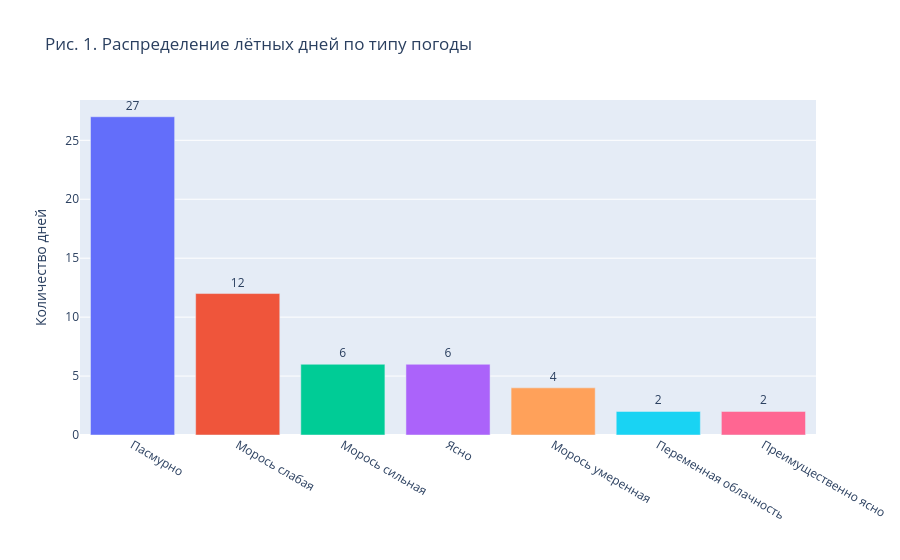

The cell this chart's notebook holds for it:
### Markdown cell above
### Обзор выборки и условий эксперимента

Разнообразие погодных условий важно проверить до анализа ошибки: если все полёты выполнены в одном режиме, влияние высоты, ветра и спутников может быть смешано с особенностями конкретных дней. Поэтому сначала рассмотрим, какие типы погоды вошли в выборку и в каких диапазонах изменялись основные метеопараметры.

### Code cell
weather_counts = weather["weather_code_text"].value_counts().reset_index()
weather_counts.columns = ["Погода", "Дней"]

fig = px.bar(
    weather_counts, x="Погода", y="Дней",
    color="Погода", text="Дней",
    title="Рис. 1. Распределение лётных дней по типу погоды",
)
fig.update_layout(showlegend=False, xaxis_title="", yaxis_title="Количество дней")
fig.update_traces(textposition="outside")
ALL_FIGS.append(("fig_01_weather_types", fig))
fig.show()

### Figure 1 — Plotly figure (JSON) as saved in the notebook; plotly's stock layout.template omitted (floating-point values rounded to 4 significant figures)
{"data": [{"hovertemplate": "Погода=%{x}<br>Дней=%{text}<extra></extra>", "legendgroup": "Пасмурно", "marker": {"color": "#636efa", "pattern": {"shape": ""}}, "name": "Пасмурно", "orientation": "v", "showlegend": true, "text": [27.0], "textposition": "outside", "type": "bar", "x": ["Пасмурно"], "xaxis": "x", "y": [27], "yaxis": "y"}, {"hovertemplate": "Погода=%{x}<br>Дней=%{text}<extra></extra>", "legendgroup": "Морось слабая", "marker": {"color": "#EF553B", "pattern": {"shape": ""}}, "name": "Морось слабая", "orientation": "v", "showlegend": true, "text": [12.0], "textposition": "outside", "type": "bar", "x": ["Морось слабая"], "xaxis": "x", "y": [12], "yaxis": "y"}, {"hovertemplate": "Погода=%{x}<br>Дней=%{text}<extra></extra>", "legendgroup": "Морось сильная", "marker": {"color": "#00cc96", "pattern": {"shape": ""}}, "name": "Морось сильная", "orientation": "v", "showlegend": true, "text": [6.0], "textposition": "outside", "type": "bar", "x": ["Морось сильная"], "xaxis": "x", "y": [6], "yaxis": "y"}, {"hovertemplate": "Погода=%{x}<br>Дней=%{text}<extra></extra>", "legendgroup": "Ясно", "marker": {"color": "#ab63fa", "pattern": {"shape": ""}}, "name": "Ясно", "orientation": "v", "showlegend": true, "text": [6.0], "textposition": "outside", "type": "bar", "x": ["Ясно"], "xaxis": "x", "y": [6], "yaxis": "y"}, {"hovertemplate": "Погода=%{x}<br>Дней=%{text}<extra></extra>", "legendgroup": "Морось умеренная", "marker": {"color": "#FFA15A", "pattern": {"shape": ""}}, "name": "Морось умеренная", "orientation": "v", "showlegend": true, "text": [4.0], "textposition": "outside", "type": "bar", "x": ["Морось умеренная"], "xaxis": "x", "y": [4], "yaxis": "y"}, {"hovertemplate": "Погода=%{x}<br>Дней=%{text}<extra></extra>", "legendgroup": "Переменная облачность", "marker": {"color": "#19d3f3", "pattern": {"shape": ""}}, "name": "Переменная облачность", "orientation": "v", "showlegend": true, "text": [2.0], "textposition": "outside", "type": "bar", "x": ["Переменная облачность"], "xaxis": "x", "y": [2], "yaxis": "y"}, {"hovertemplate": "Погода=%{x}<br>Дней=%{text}<extra></extra>", "legendgroup": "Преимущественно ясно", "marker": {"color": "#FF6692", "pattern": {"shape": ""}}, "name": "Преимущественно ясно", "orientation": "v", "showlegend": true, "text": [2.0], "textposition": "outside", "type": "bar", "x": ["Преимущественно ясно"], "xaxis": "x", "y": [2], "yaxis": "y"}], "layout": {"barmode": "relative", "legend": {"title": {"text": "Погода"}, "tracegroupgap": 0}, "showlegend": false, "title": {"text": "Рис. 1. Распределение лётных дней по типу погоды"}, "xaxis": {"anchor": "y", "categoryarray": ["Пасмурно", "Морось слабая", "Морось сильная", "Ясно", "Морось умеренная", "Переменная облачность", "Преимущественно ясно"], "categoryorder": "array", "domain": [0.0, 1.0], "title": {"text": ""}}, "yaxis": {"anchor": "x", "domain": [0.0, 1.0], "title": {"text": "Количество дней"}}}}
